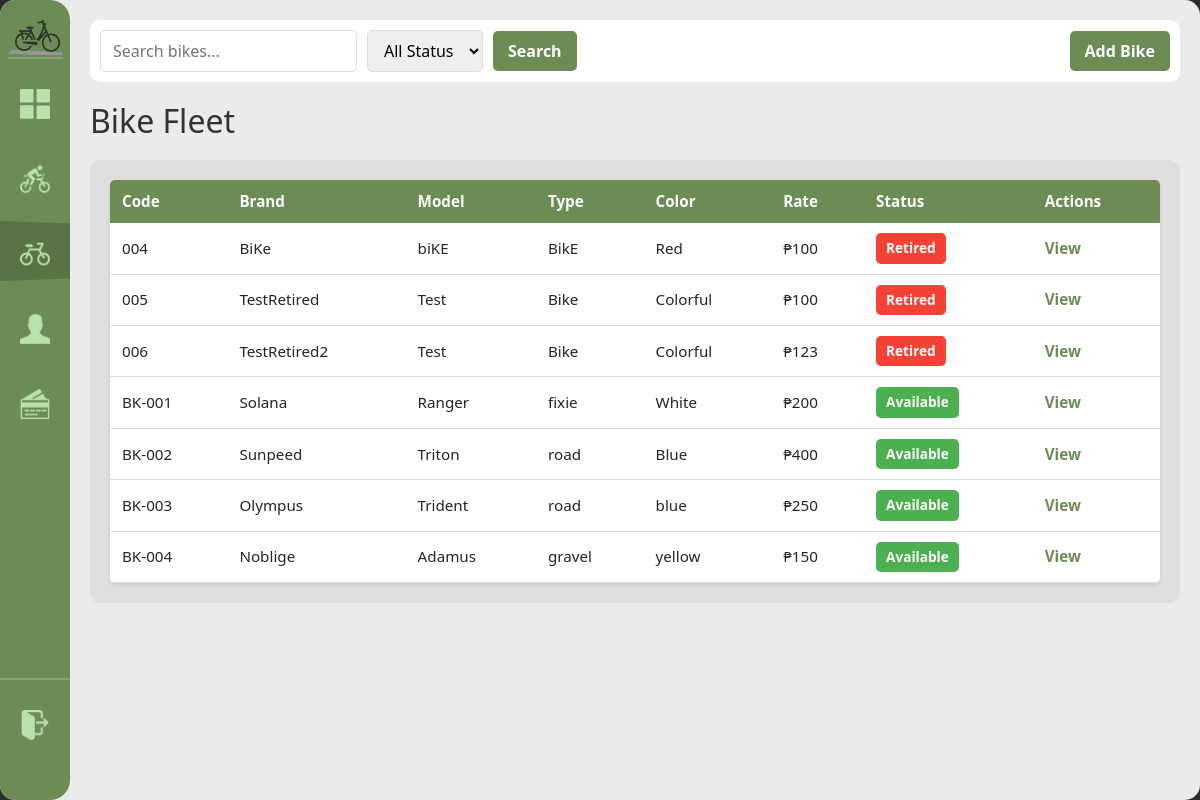
The app's page /bikes (signed in), older data.
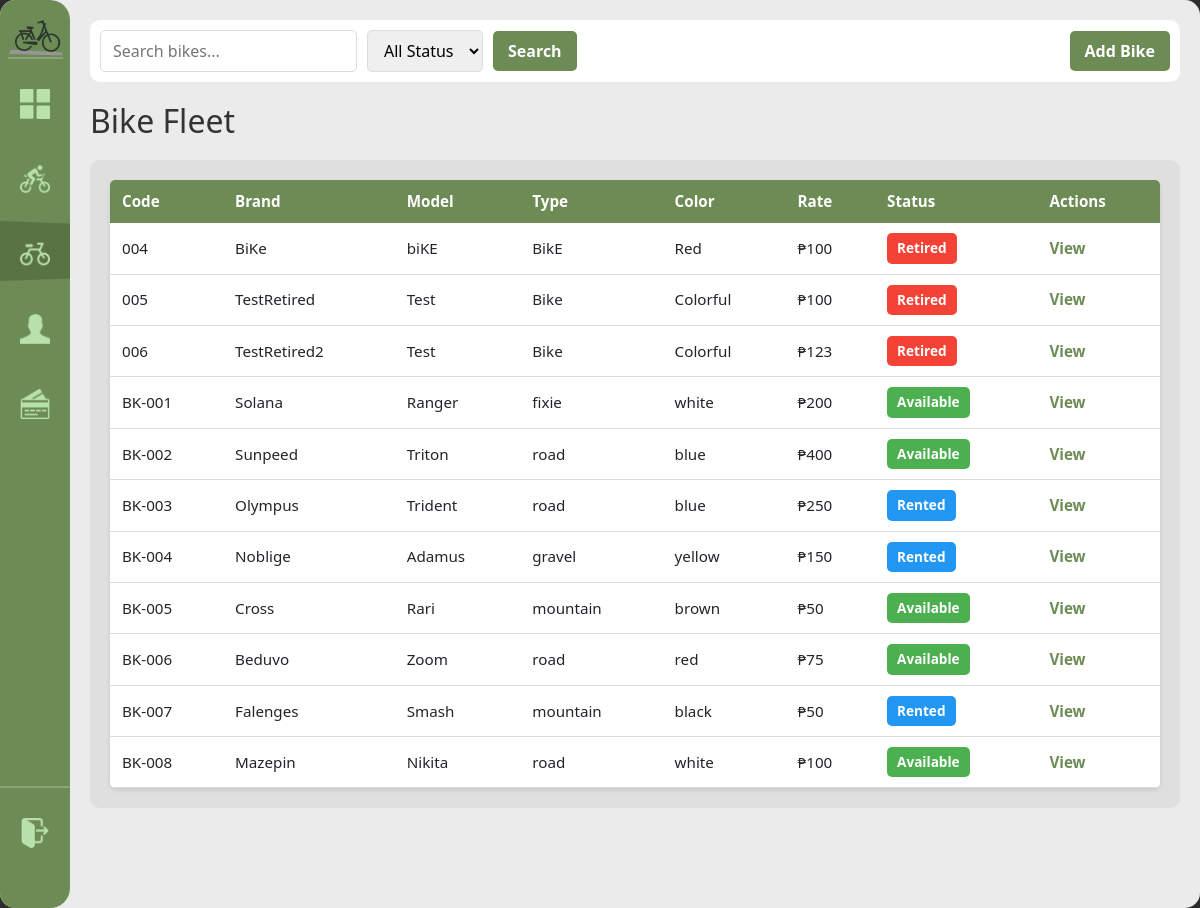
The same page, newer data.
### tables this page shows
CREATE TABLE bike (
            bike_id INTEGER PRIMARY KEY AUTOINCREMENT,
            bike_code TEXT NOT NULL UNIQUE,
            brand TEXT NOT NULL, model TEXT NOT NULL,
            color TEXT NOT NULL,
            bike_rate DECIMAL(8,2) NOT NULL DEFAULT 0,
            type TEXT NOT NULL DEFAULT 'standard',
            status TEXT NOT NULL DEFAULT 'available' CHECK(status IN('available','rented','retired')),
            date_added DATE NOT NULL DEFAULT(date('now','localtime'))
        );

### handlers/bike_routes.py (the view)
@bikes_bp.route('/bikes')
@login_required
def registry():
    search = request.args.get('search', '')
    status = request.args.get('status', 'all')
    all_bikes = database.get().get_all_bikes(search, status)
    return render_template('bike_registry.html', bikes=all_bikes, search=search, filter_status=status)

### app.py (called while the page is built)
def get_sidebar_state():
    return request.cookies.get('sidebarState') == 'expanded'

@app.context_processor
def inject_sidebar_state():
    return dict(sidebar_expanded=get_sidebar_state())

@app.context_processor
def inject_current_staff():
    staff = current_staff()
    return dict(current_staff=staff, is_admin=staff and staff.get("role") == "admin")

### modules/auth.py (called while the page is built)
def login_required(view):
    @wraps(view)
    def wrapped(*args, **kwargs):
        if not session.get("staff_id"):
            return redirect(url_for("login"))
        return view(*args, **kwargs)
    return wrapped

def current_staff():
    if not session.get("staff_id"):
        return None
    return {
        "staff_id": session.get("staff_id"),
        "username": session.get("username"),
        "first_name": session.get("first_name"),
        "last_name": session.get("last_name"),
        "role": session.get("role"),
    }

### modules/database.py (called while the page is built, shortened)
def get():
    if not db: init()
    return db

    def get_all_bikes(self, search="", status="all"):
        q = f"%{search}%"
        query = """
            SELECT * FROM bike
            WHERE bike_code LIKE ?
               OR brand LIKE ?
               OR model LIKE ?
               OR color LIKE ?
            ORDER BY bike_code
        """
        return [dict(r) for r in self.conn.execute(query, (q, q, q, q)).fetchall()]

### templates/bike_registry.html (shortened to what this page needs)
{% extends "base.html" %}
{% block content %}
<div class="top-bar">
    <form method="get" class="search-form">
        <input type="text" name="search" placeholder="Search bikes..." value="{{ search }}">
        <select name="status">
            <option value="all" {% if filter_status == 'all' %}selected{% endif %}>All Status</option>
        </select>
        <button type="submit" sound-type="minor">Search</button>
        <button type="button" id="add-bike-btn" class="btn-primary">Add Bike</button>
    </form>
</div>
<h1>Bike Fleet</h1>
<div class="content-grid">
    <div class="scroll-table-container">
        <table>
            <thead>
                <tr>
                <th>Code</th>
                <th>Brand</th>
                <th>Model</th>
                <th>Type</th>
                <th>Color</th>
                <th>Rate</th>
                <th>Status</th>
                <th>Actions</th>
            </tr>
        </thead>
        <tbody>
            {% for bike in bikes %}
            <tr>
                <td>{{ bike['bike_code'] }}</td>
                <td>{{ bike['brand'] }}</td>
                <td>{{ bike['model'] }}</td>
                <td>{{ bike['type'] }}</td>
                <td>{{ bike['color'] }}</td>
                <td>₱{{ bike['bike_rate'] }}</td>
                <td><span class="status-badge status-{{ bike['status'] }}">{{ bike['status'].replace('_', ' ').title() }}</span></td>
                <td><a href="{{ url_for('bikes.bike_detail', bid=bike['bike_id']) }}">View</a></td>
            </tr>
            {% endfor %}
        </tbody>
    </table>
    </div>
</div>
{% endblock %}

### templates/base.html (shortened to what this page needs)
<!DOCTYPE html>
<html lang="en">
<head>
    <link rel="stylesheet" href="{{ url_for('static', filename='modals.css') }}">
    <link rel="stylesheet" href="{{ url_for('static', filename='style.css') }}">
</head>
<body>
    <div class="home-screen">
        <div class="sidebar" expand="{{ 'true' if sidebar_expanded else 'false' }}">
            <img class="sidebar-logo" src="{{url_for('static', filename='assets/imgs/Logo_mini.png') }}" alt="sidebar icon">
            <div class="nav-indicator"></div>
           <div class="nav-items">
                <a href="{{ url_for('home') }}"
                    class="nav-item" data-route="home">
                    <img src="{{ url_for('static', filename='assets/imgs/fsquare_icon.png') }}"   alt="Dashboard">
                </a>
                <a href="{{ url_for('rentals.rentals') }}"
                    class="nav-item" data-route="rentals.rentals">
                    <img src="{{ url_for('static', filename='assets/imgs/current_rent.png') }}"     alt="Rentals">
                </a>
                <a href="{{ url_for('bikes.registry') }}"
                    class="nav-item" data-route="bikes.registry">
                    <img src="{{ url_for('static', filename='assets/imgs/bike_icon.png') }}"       alt="Bikes">
                </a>
                <a href="{{ url_for('customers.customers') }}"
                    class="nav-item" data-route="customers.customers">
                    <img src="{{ url_for('static', filename='assets/imgs/person_icon.png') }}"   alt="Customers">
                </a>
                <a href="{{ url_for('payments.payments') }}"
                    class="nav-item" data-route="payments.payments">
                    <img src="{{ url_for('static', filename='assets/imgs/payments_icon.png') }}"    alt="Payments">
                </a>
            </div>
            <div class="logout-section">
                <a href="{{ url_for('logout') }}"
                    class="logout-btn" data-route="logout" sound-type="major">
                    <img src="{{ url_for('static', filename='assets/imgs/logout_icon.png') }}" alt="Logout">
                </a>
            </div>
        </div>
        <div class="main-content">
            {% block content %}{% endblock %}
        </div>
    </div>

Row changes from the older to the newer data that the page shows:
changed bike "BK-001": color "White" → "white"
changed bike "BK-002": color "Blue" → "blue"
changed bike "BK-003": status "available" → "rented" (drawn); status.replace "Available" → "Rented"
changed bike "BK-004": status "available" → "rented" (drawn); status.replace "Available" → "Rented"
added bike: bike_code "BK-005", brand "Cross", model "Rari", type "mountain", color "brown", bike_rate "50", status.replace "Available"
added bike: bike_code "BK-006", brand "Beduvo", model "Zoom", type "road", color "red", bike_rate "75", status.replace "Available"
added bike: bike_code "BK-007", brand "Falenges", model "Smash", type "mountain", color "black", bike_rate "50", status.replace "Rented"
added bike: bike_code "BK-008", brand "Mazepin", model "Nikita", type "road", color "white", bike_rate "100", status.replace "Available"
